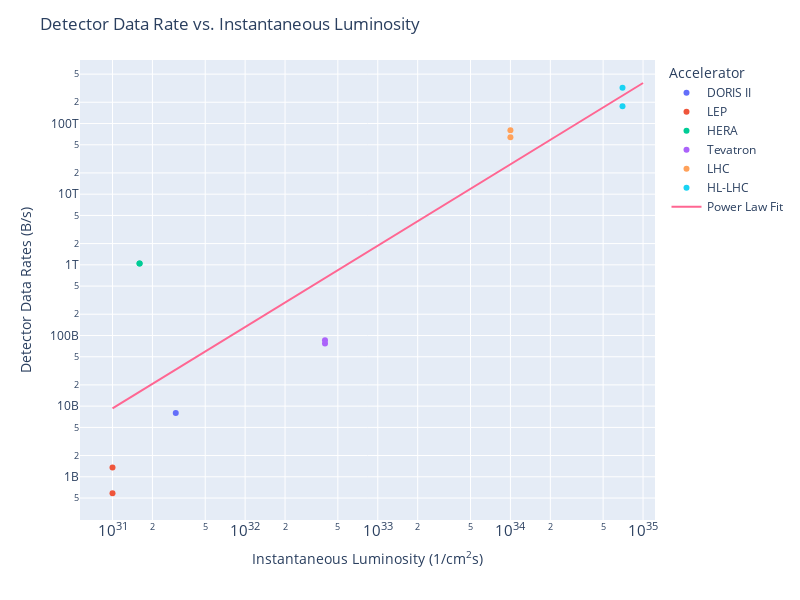

Notebook code cell kept with this figure:
### Code cell
fig = px.scatter(detectors,
                x = "Instantaneous Luminosity",
                y = "Det. Data Rate",
                color = "Accelerator",
                width = 800,
                height = 600)

fig.add_trace(go.Scatter(x = lumi_x, y = data_y, name="Power Law Fit"))

fig.update_layout(xaxis_type = "log",
                yaxis_type = "log",
                yaxis_title = "Detector Data Rates (B/s)",
                xaxis_title = "Instantaneous Luminosity (1/cm<sup>2</sup>s)",
                title = "Detector Data Rate vs. Instantaneous Luminosity")

### Figure 1 — Plotly figure (JSON) as saved in the notebook; plotly's stock layout.template omitted (floating-point values rounded to 4 significant figures)
{"data": [{"hovertemplate": "Accelerator=DORIS II<br>Instantaneous Luminosity=%{x}<br>Det. Data Rate=%{y}<extra></extra>", "legendgroup": "DORIS II", "marker": {"color": "#636efa", "symbol": "circle"}, "mode": "markers", "name": "DORIS II", "orientation": "v", "showlegend": true, "type": "scatter", "x": [3e+31], "xaxis": "x", "y": [8000000000], "yaxis": "y"}, {"hovertemplate": "Accelerator=LEP<br>Instantaneous Luminosity=%{x}<br>Det. Data Rate=%{y}<extra></extra>", "legendgroup": "LEP", "marker": {"color": "#EF553B", "symbol": "circle"}, "mode": "markers", "name": "LEP", "orientation": "v", "showlegend": true, "type": "scatter", "x": [1e+31, 1e+31], "xaxis": "x", "y": [585000000, 1350000000], "yaxis": "y"}, {"hovertemplate": "Accelerator=HERA<br>Instantaneous Luminosity=%{x}<br>Det. Data Rate=%{y}<extra></extra>", "legendgroup": "HERA", "marker": {"color": "#00cc96", "symbol": "circle"}, "mode": "markers", "name": "HERA", "orientation": "v", "showlegend": true, "type": "scatter", "x": [1.6e+31, 1.6e+31], "xaxis": "x", "y": [1042000000000.0, 1042000000000.0], "yaxis": "y"}, {"hovertemplate": "Accelerator=Tevatron<br>Instantaneous Luminosity=%{x}<br>Det. Data Rate=%{y}<extra></extra>", "legendgroup": "Tevatron", "marker": {"color": "#ab63fa", "symbol": "circle"}, "mode": "markers", "name": "Tevatron", "orientation": "v", "showlegend": true, "type": "scatter", "x": [4e+32, 4e+32], "xaxis": "x", "y": [77140000000.0, 85710000000.0], "yaxis": "y"}, {"hovertemplate": "Accelerator=LHC<br>Instantaneous Luminosity=%{x}<br>Det. Data Rate=%{y}<extra></extra>", "legendgroup": "LHC", "marker": {"color": "#FFA15A", "symbol": "circle"}, "mode": "markers", "name": "LHC", "orientation": "v", "showlegend": true, "type": "scatter", "x": [1e+34, 1e+34], "xaxis": "x", "y": [80000000000000, 64000000000000], "yaxis": "y"}, {"hovertemplate": "Accelerator=HL-LHC<br>Instantaneous Luminosity=%{x}<br>Det. Data Rate=%{y}<extra></extra>", "legendgroup": "HL-LHC", "marker": {"color": "#19d3f3", "symbol": "circle"}, "mode": "markers", "name": "HL-LHC", "orientation": "v", "showlegend": true, "type": "scatter", "x": [7e+34, 7e+34], "xaxis": "x", "y": [320000000000000, 176000000000000], "yaxis": "y"}, {"name": "Power Law Fit", "type": "scatter", "x": [1e+31, 1.096e+31, 1.202e+31, 1.318e+31, 1.445e+31, 1.585e+31, 1.738e+31, 1.905e+31, 2.089e+31, 2.291e+31, 2.512e+31, 2.754e+31, 3.02e+31, 3.311e+31, 3.631e+31, 3.981e+31, 4.365e+31, 4.786e+31, 5.248e+31, 5.754e+31, 6.31e+31, 6.918e+31, 7.586e+31, 8.318e+31, 9.12e+31, 1e+32, 1.096e+32, 1.202e+32, 1.318e+32, 1.445e+32, 1.585e+32, 1.738e+32, 1.905e+32, 2.089e+32, 2.291e+32, 2.512e+32, 2.754e+32, 3.02e+32, 3.311e+32, 3.631e+32, 3.981e+32, 4.365e+32, 4.786e+32, 5.248e+32, 5.754e+32, 6.31e+32, 6.918e+32, 7.586e+32, 8.318e+32, 9.12e+32, 1e+33, 1.096e+33, 1.202e+33, 1.318e+33, 1.445e+33, 1.585e+33, 1.738e+33, 1.905e+33, 2.089e+33, 2.291e+33, 2.512e+33, 2.754e+33, 3.02e+33, 3.311e+33, 3.631e+33, 3.981e+33, 4.365e+33, 4.786e+33, 5.248e+33, 5.754e+33, 6.31e+33, 6.918e+33, 7.586e+33, 8.318e+33, 9.12e+33, 1e+34, 1.096e+34, 1.202e+34, 1.318e+34, 1.445e+34, 1.585e+34, 1.738e+34, 1.905e+34, 2.089e+34, 2.291e+34, 2.512e+34, 2.754e+34, 3.02e+34, 3.311e+34, 3.631e+34, 3.981e+34, 4.365e+34, 4.786e+34, 5.248e+34, 5.754e+34, 6.31e+34, 6.918e+34, 7.586e+34, 8.318e+34, 9.12e+34, 1e+35], "y": [9279000000.0, 10320000000.0, 11470000000.0, 12760000000.0, 14180000000.0, 15770000000.0, 17530000000.0, 19500000000.0, 21680000000.0, 24100000000.0, 26800000000.0, 29800000000.0, 33130000000.0, 36840000000.0, 40960000000.0, 45540000000.0, 50640000000.0, 56310000000.0, 62610000000.0, 69610000000.0, 77400000000.0, 86060000000.0, 95690000000.0, 106400000000.0, 118300000000.0, 131500000000.0, 146300000000.0, 162600000000.0, 180800000000.0, 201000000000.0, 223500000000.0, 248500000000.0, 276400000000.0, 307300000000.0, 341700000000.0, 379900000000.0, 422400000000.0, 469600000000.0, 522200000000.0, 580600000000.0, 645600000000.0, 717800000000.0, 798100000000.0, 887400000000.0, 986700000000.0, 1097000000000.0, 1220000000000.0, 1356000000000.0, 1508000000000.0, 1677000000000.0, 1864000000000.0, 2073000000000.0, 2305000000000.0, 2563000000000.0, 2850000000000.0, 3169000000000.0, 3523000000000.0, 3917000000000.0, 4356000000000.0, 4843000000000.0, 5385000000000.0, 5987000000000.0, 6657000000000.0, 7402000000000.0, 8230000000000.0, 9151000000000.0, 10170000000000.0, 11310000000000.0, 12580000000000.0, 13990000000000.0, 15550000000000.0, 17290000000000.0, 19226072355823, 21380000000000.0, 23770000000000.0, 26430000000000.0, 29390000000000.0, 32670000000000.0, 36330000000000.0, 40390000000000.0, 44910000000000.0, 49940000000000.0, 55530000000000.0, 61740000000000.0, 68650000000000.0, 76330000000000.0, 84870000000000.0, 94360000000000.0, 104900000000000.0, 116700000000000.0, 129700000000000.0, 144200000000000.0, 160400000000000.0, 178300000000000.0, 198300000000000.0, 220400000000000.0, 245100000000000.0, 272500000000000.0, 303000000000000.0, 336900000000000.0, 374600000000000.0]}], "layout": {"height": 600, "legend": {"title": {"text": "Accelerator"}, "tracegroupgap": 0}, "margin": {"t": 60}, "title": {"text": "Detector Data Rate vs. Instantaneous Luminosity"}, "width": 800, "xaxis": {"anchor": "y", "domain": [0, 1], "title": {"text": "Instantaneous Luminosity (1/cm<sup>2</sup>s)"}, "type": "log"}, "yaxis": {"anchor": "x", "domain": [0, 1], "title": {"text": "Detector Data Rates (B/s)"}, "type": "log"}}}
